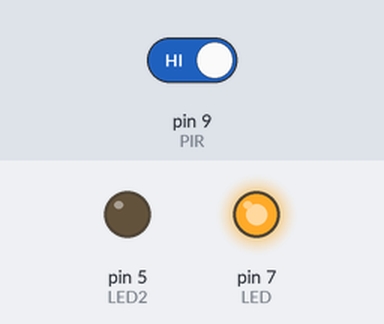
The sketch below on a simulated Arduino Uno, built with avr-gcc and run on an emulated ATmega328P. On the bench: output pins drawn as LEDs (lit = HIGH). The test bench sets the inputs (shaded band); at power-on: pin 9 (PIR) HIGH. What the sketch prints to the serial monitor is not drawn.

Above: at 1.2 s.
1.3 s: pin 9 (PIR) driven LOW
At 1.8 s:
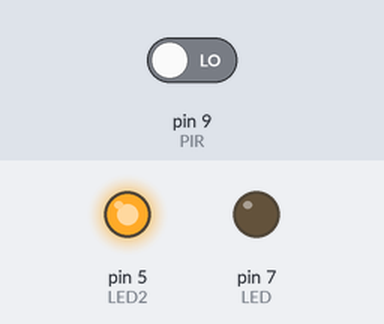
2.8 s: pin 9 (PIR) driven HIGH
At 4.2 s:
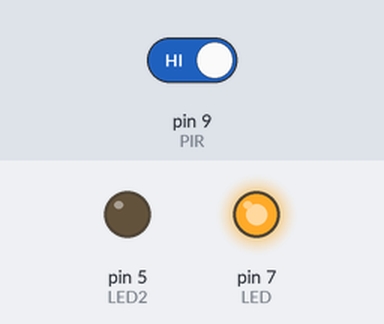
Timing chart, 0 to 5.8 s (numbered marks = the images above; inputs shaded):
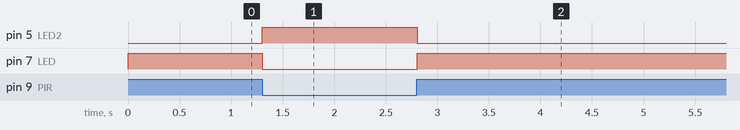

The sketch:

Teste_PIR_LEDs.ino
```cpp
/**********************************************************************************************************
  Instituto Federal de Educação, Ciência e Tecnologia de Santa Catarina-Campus Florianópolis
  Unidade Curricular: Projeto Integrador II
  Aluna: Laura Martin Werneck
  Semestre 2021.1
  Objetivo: Teste do sendor PIR com LEDs.
************************************************************************************************************/

#define LED 7 // LED 1 conectado ao pino digital 7.
#define LED2 5 // LED 2 conectado ao pino digital 5.
#define PIR 9  // PIR conectado ao pino digital 9.

void setup() {
 Serial.begin(9600); // Inicia a porta serial, configura a taxa de dados para 9600 bps.
  pinMode(PIR, INPUT); // Define o PIR como entrada.
  pinMode(LED,OUTPUT); // Define o LED 1 como saida.
  pinMode(LED2, OUTPUT); // Define o LED 2 como saida.
}

void loop() {

int x= digitalRead(PIR); // Lê o valor do pino do PIR.

  if(x==LOW) // Caso o sensor não capte movimento.
  {
    digitalWrite(LED,LOW); // LED 1 continua apagado.
    digitalWrite(LED2, HIGH); // Acende o LED 2.
    Serial.println(x);
  }
  else // Caso o sensor capte movimento.
  {
    digitalWrite(LED,HIGH); // Acende o LED 1.
    digitalWrite(LED2, LOW); // Apaga o LED 2.
    Serial.println(x);//Imprime dados na porta serial
  }
}
```

Measured:
- after the input at 1.3 s, pin 5 (LED2): LOW → HIGH at once; pin 7 (LED): HIGH → LOW at once
- after the input at 2.8 s, pin 5 (LED2): HIGH → LOW at once; pin 7 (LED): LOW → HIGH at once
